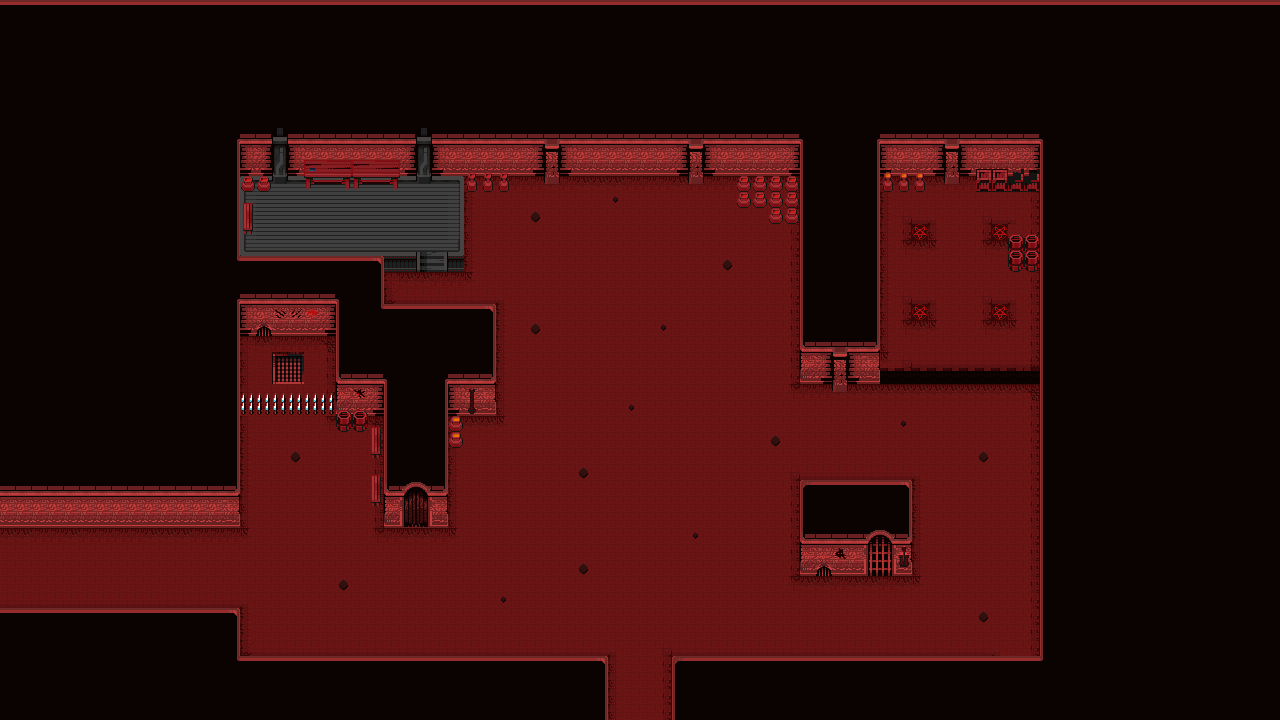

Tiled map render using the project's own tile images. Description and the map definition, with tile-layer contents summarised, below:
An orthogonal 80x45 tile map with 16x16 px tiles, 4 tile layers (Suelo, Pared, Decoracion, Decoracion2), 1 hidden layer not drawn, 2 tilesets and 8 objects.

<map version="1.9" tiledversion="1.9.2" orientation="orthogonal" renderorder="right-down" width="80" height="45" tilewidth="16" tileheight="16" infinite="0" nextlayerid="9" nextobjectid="29">
 <tileset firstgid="1" name="InfernalTiles" tilewidth="16" tileheight="16" tilecount="625" columns="25">
  <image source="InfernalTiles.png" width="400" height="400" />
 </tileset>
 <tileset firstgid="626" name="InfernalProps" tilewidth="16" tileheight="16" tilecount="625" columns="25">
  <image source="InfernalProps.png" width="400" height="400" />
 </tileset>
 <layer id="1" name="Suelo" width="80" height="45">
  <properties>
   <property name="Draw" type="bool" value="true" />
   <property name="Navigation" type="bool" value="false" />
  </properties>
  <data>[3600 cells, 3599 non-empty, 17 distinct tile ids]</data>
 </layer>
 <layer id="3" name="Pared" width="80" height="45">
  <properties>
   <property name="Draw" type="bool" value="true" />
   <property name="Navigation" type="bool" value="false" />
  </properties>
  <data>[3600 cells, 2396 non-empty, 71 distinct tile ids]</data>
 </layer>
 <layer id="4" name="Decoracion" width="80" height="45">
  <properties>
   <property name="Draw" type="bool" value="true" />
   <property name="Navigation" type="bool" value="false" />
  </properties>
  <data>[3600 cells, 107 non-empty, 46 distinct tile ids]</data>
 </layer>
 <layer id="6" name="Decoracion2" width="80" height="45">
  <properties>
   <property name="Draw" type="bool" value="true" />
   <property name="Navigation" type="bool" value="false" />
  </properties>
  <data>[3600 cells, 1 non-empty, 1 distinct tile ids]</data>
 </layer>
 <layer id="5" name="Personaje" width="80" height="45" visible="0">
  <properties>
   <property name="Draw" type="bool" value="true" />
   <property name="Navigation" type="bool" value="false" />
  </properties>
  <data>[3600 cells, 0 non-empty, 0 distinct tile ids]</data>
 </layer>
 <objectgroup id="8" name="Colliders">
  <properties>
   <property name="Platform" type="bool" value="true" />
  </properties>
  <object id="8" x="0" y="512">
   <polygon points="0,0 240,0 240,-192 336,-192 336,-112 368,-112 368,0 448,0 448,-64 464,-64 464,-112 496,-112 496,-208 384,-208 384,-256 240,-256 240,-352 800,-352 800,-144 1040,-144 1040,144 672,144 672,208 1280,208 1280,-512 0,-512" />
  </object>
  <object id="10" x="800" y="480">
   <polygon points="0,0 0,80 112,80 112,0" />
  </object>
  <object id="11" x="240" y="192">
   <polygon points="0,0 32,0 32,-32 0,-32" />
  </object>
  <object id="12" x="240" y="192">
   <polygon points="0,0 16,0 16,32 0,32" />
  </object>
  <object id="13" x="384" y="256">
   <polygon points="0,0 32,0 32,9.75 0.25,9.75" />
  </object>
  <object id="15" x="464" y="176">
   <polygon points="0,0 -0.25,88.25 -16,88.3043 -16,75.8182 -4.72727,75.8182 -4.90909,0" />
  </object>
  <object id="16" x="464" y="176">
   <polygon points="0,0 0,-16 -4.5,-16 -4.875,-0.375" />
  </object>
  <object id="18" x="0" y="608">
   <polygon points="0,0 240,0 240,48 608,48 608,112 0,112" />
  </object>
 </objectgroup>
</map>
